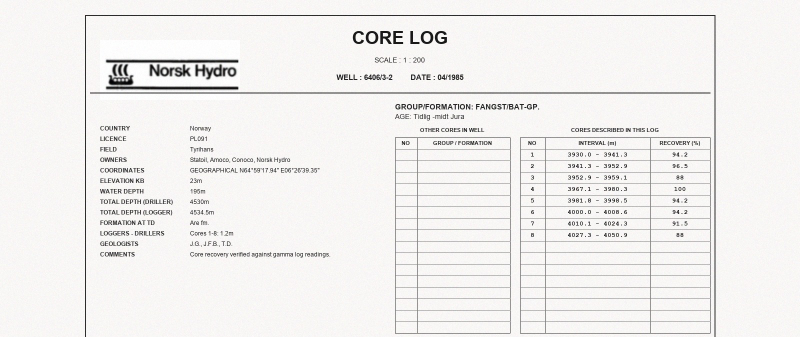
#> input picture crop_symbol_normal_01.png, 1600 x 674 px (shown at 1/2 size)
$ python -i ergon_master_pipeline.py   (imports and definitions only)
#> lines starting #> are read from the running program, lines starting #| are printed output that depends on the picture; after the words box and inside, x2 and y2 are one past the last pixel; in counts of white or black regions, pixels touching at a corner belong together
"""
ergon_master_pipeline.py - Unified Geological Core Log Master Pipeline
======================================================================
The complete, end-to-end generalized processing pipeline combining all
classical Computer Vision algorithms developed for geological well logs.

Zero AI, Zero OCR, 100% Deterministic Classical Computer Vision.

5-STAGE LOGICAL WORKFLOW:
------------------------
  [Input PDF Dossier (1 to 50+ pages)]
                 │
                 ▼
  [STAGE 1: Pre-Normalization & Alignment (Orientation + Deskew)]
  • Brings each page to 0° upright (solves 90°, 180°, 270° rotations).
  • Straightens micro-tilts (-6° to +6°) using safe canvas-expansion deskewing.
                 │
                 ▼
  [STAGE 2: Multi-Page Placement & Spillover Pruning]
  • Evaluates 4-zone pattern on aligned pages (Z1 header, Z2 meta, Z3 table, Z4 symbols).
  • Identifies the Primary Core Log sheet.
  • Margin floor inspection (Y >= 0.78 * H) detects table spillover.
  • Evaluates continuation sheets: KEEPS table overflow, DISCARDS symbol overflow.
  • Prunes all downhole curve tracks and non-essential sheets.
                 │
                 ▼
  [STAGE 3: Adaptive Illumination Normalization]
  • Morphological background dilation (41x41 surface estimation).
  • Local ink contrast subtraction (neutralizes scanner shadows & faded paper).
                 │
                 ▼
  [STAGE 4: Universal Section Cropper (Dual-Engine)]
  • Engine A: Ladder Periodicity (detects open/frameless tables, row pitch ~23px).
  • Engine B: Closed Grid Box Contours (detects enclosed rectangular tables).
  • Determines exact Cut Y coordinate: keeps Header, Metadata, and Core Table;
    completely excludes the SYMBOL INDEX banner and downhole curves below.
                 │
                 ▼
  [STAGE 5: Lossless Compilation & Structured Export]
  • Exports pruned full-page PDF.
  • Exports final cropped data sections PDF.
  • Returns comprehensive metadata dictionary.
"""

import os
import glob
from itertools import groupby
from operator import itemgetter
import cv2
import numpy as np
from PIL import Image
import pymupdf


# =============================================================================
# STAGE 1: ORIENTATION & TILT PRE-NORMALIZATION
# =============================================================================

def normalize_illumination_and_binarize(
    gray: np.ndarray,
    block_size: int = 41,
    contrast_thresh: int = 28,
) -> np.ndarray:
    """
    Normalizes uneven illumination, scanner gradients, and shadows by estimating
    the local paper background surface using morphological dilation and computing
    local ink contrast.

    Returns binary image (ink = 255, paper = 0).
    Robust against heavy shadows, yellowed paper, and faded ink.
    """
    kernel = cv2.getStructuringElement(cv2.MORPH_RECT, (block_size, block_size))
    bg = cv2.morphologyEx(gray, cv2.MORPH_DILATE, kernel)
    diff = cv2.subtract(bg, gray)
    _, bw = cv2.threshold(diff, contrast_thresh, 255, cv2.THRESH_BINARY)
    return bw


def detect_document_orientation(img_bgr: np.ndarray) -> int:
    """
    Detects physical raster orientation angle (0, 90, 180, 270 degrees).
    Uses morphological line axis ratio + Core Log table spatial asymmetry.
    In upright logs, the core table is always in the right half of the page;
    in 180 deg upside-down logs, the table flips to the left half.
    Immune to OCR ambiguities, dense symbol indices, and metadata variations.
    """
    gray = cv2.cvtColor(img_bgr, cv2.COLOR_BGR2GRAY)
    bw = normalize_illumination_and_binarize(gray)
    h, w = bw.shape

    # 1. Axis Detection: Horizontal ruling lines vs. Vertical column dividers
    h_lines = cv2.morphologyEx(bw, cv2.MORPH_OPEN, cv2.getStructuringElement(cv2.MORPH_RECT, (40, 1)))
    v_lines = cv2.morphologyEx(bw, cv2.MORPH_OPEN, cv2.getStructuringElement(cv2.MORPH_RECT, (1, 40)))
    h_px = np.count_nonzero(h_lines)
    v_px = np.count_nonzero(v_lines)
    ratio = h_px / (v_px + 1.0)

    # 2. Decision via Table Spatial Asymmetry
    if ratio > 1.15:
        # Horizontal lines dominate -> 0 deg or 180 deg
        # Upright Core Log has the table in the right half (mid Y 18%-72%)
        mid_roi = h_lines[int(0.18 * h) : int(0.72 * h), :]
        left_table = np.count_nonzero(mid_roi[:, : int(0.50 * w)])
        right_table = np.count_nonzero(mid_roi[:, int(0.50 * w) :])
        return 0 if right_table >= left_table else 180
    elif ratio < 0.85:
        # Vertical lines dominate -> 90 deg (CW) or 270 deg (CCW)
        # Rotated 90 deg CW puts table at bottom; 270 deg CCW puts table at top
        mid_roi = v_lines[:, int(0.18 * w) : int(0.72 * w)]
        top_table = np.count_nonzero(mid_roi[: int(0.50 * h), :])
        bot_table = np.count_nonzero(mid_roi[int(0.50 * h) :, :])
        return 90 if bot_table >= top_table else 270
    else:
        # Fallback: check bold ink weighting
        bold_kernel = cv2.getStructuringElement(cv2.MORPH_RECT, (3, 3))
        bold = cv2.morphologyEx(bw, cv2.MORPH_OPEN, bold_kernel)
        top_bold = np.count_nonzero(bold[: int(h * 0.25), :])
        bot_bold = np.count_nonzero(bold[int(h * 0.75) :, :])
        return 0 if top_bold >= bot_bold else 180


def normalize_orientation(img_bgr: np.ndarray) -> tuple[np.ndarray, int]:
    """
    Rotates image to 100% upright (0 degrees).
    Returns (upright_img, detected_angle).
    """
    angle = detect_document_orientation(img_bgr)
    if angle == 90:
        return cv2.rotate(img_bgr, cv2.ROTATE_90_COUNTERCLOCKWISE), 90
    elif angle == 180:
        return cv2.rotate(img_bgr, cv2.ROTATE_180), 180
    elif angle == 270:
        return cv2.rotate(img_bgr, cv2.ROTATE_90_CLOCKWISE), 270
    return img_bgr, 0


def detect_skew_angle(img_bgr: np.ndarray) -> float:
    """
    Detects statistical tilt angle of horizontal rulings in degrees (-25 to +25 deg).
    """
    gray = cv2.cvtColor(img_bgr, cv2.COLOR_BGR2GRAY)
    edges = cv2.Canny(gray, 50, 150, apertureSize=3)

    lines = cv2.HoughLinesP(
        edges,
        rho=1,
        theta=np.pi / 180,
        threshold=100,
        minLineLength=100,
        maxLineGap=10,
    )
    if lines is None:
        return 0.0

    angles = []
    for l in lines:
        coords = l[0] if len(l.shape) > 1 else l
        x1, y1, x2, y2 = coords[:4]
        angle = np.degrees(np.arctan2(y2 - y1, x2 - x1))
        if -25.0 <= angle <= 25.0:
            angles.append(angle)

    return float(np.median(angles)) if angles else 0.0


def deskew_image(img_bgr: np.ndarray, expand_canvas: bool = True) -> tuple[np.ndarray, float]:
    """
    Straightens tilted document image using canvas expansion to prevent corner clipping.
    """
    angle = detect_skew_angle(img_bgr)
    if abs(angle) < 0.2:
        return img_bgr, 0.0

    h, w = img_bgr.shape[:2]
    center = (w // 2, h // 2)
    M = cv2.getRotationMatrix2D(center, angle, 1.0)

    if expand_canvas:
        cos = np.abs(M[0, 0])
        sin = np.abs(M[0, 1])
        new_w = int((h * sin) + (w * cos))
        new_h = int((h * cos) + (w * sin))
        M[0, 2] += (new_w / 2) - center[0]
        M[1, 2] += (new_h / 2) - center[1]
        straight = cv2.warpAffine(img_bgr, M, (new_w, new_h), borderValue=(255, 255, 255))
    else:
        straight = cv2.warpAffine(img_bgr, M, (w, h), borderValue=(255, 255, 255))

    return straight, angle


def pre_normalize_page(img_bgr: np.ndarray) -> tuple[np.ndarray, int, float]:
    """
    Full Stage 1 Normalization: Corrects orientation and straightens skew.
    Returns (clean_upright_img, rot_angle, skew_angle).
    """
    upright, rot_angle = normalize_orientation(img_bgr)
    straight, skew_angle = deskew_image(upright, expand_canvas=True)
    return straight, rot_angle, skew_angle


# =============================================================================
# STAGE 2: MULTI-PAGE PLACEMENT & SPILLOVER PRUNING
# =============================================================================

# [234 lines left out: functions extract_table_line_features, analyze_page_4zone_layout, locate_and_prune_pages, detect_table_cutoff, not called in this run]


# =============================================================================
# MASTER PIPELINE ORCHESTRATOR
# =============================================================================

class ErgonMasterPipeline:
    """
    Unified Orchestrator: End-to-End Processing of Geological Well Logs.
    """

    def __init__(self, bottom_margin_threshold: float = 0.78, dpi: int = 150):
        self.bottom_margin_threshold = bottom_margin_threshold
        self.dpi = dpi

    # [122 lines left out: function process_pdf, not called in this run]


# =============================================================================
# CLI TEST HARNESS & COMPREHENSIVE VERIFICATION
# =============================================================================

# [36 lines not run here, left out]

>>> import cv2
>>> picture = cv2.imread('crop_symbol_normal_01.png')
#> picture is the input picture: shape (674, 1600, 3); mean B, G, R 237.7, 239, 240.5
>>> result = pre_normalize_page(picture)
#> in normalize_illumination_and_binarize, `diff = cv2.subtract(bg, gray)`:
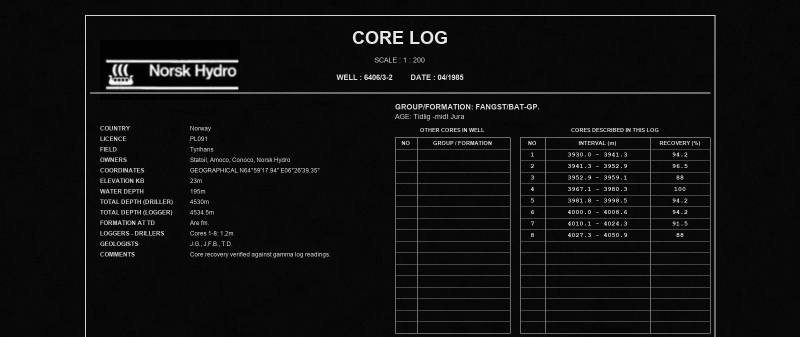
#> diff: shape (674, 1600) (shown at 1/2 size); min 0, max 255, mean 15.4
#> in normalize_illumination_and_binarize, `_, bw = cv2.threshold(diff, contrast_thresh, 255, cv2.THRESH_BINARY)`:
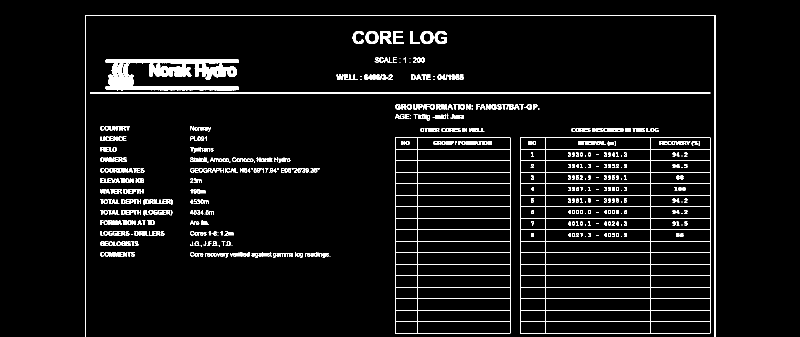
#> bw: shape (674, 1600) (shown at 1/2 size); 5.1% white; 454 white regions (77 under 20 px), largest, box (x1, y1, x2, y2) and area: (211, 118, 478, 181) 9148, (1040, 275, 1421, 667) 8354, (790, 275, 1021, 667) 5280
#> in detect_document_orientation, `h_lines = cv2.morphologyEx(bw, cv2.MORPH_OPEN, cv2.getStructuringEleme..`:
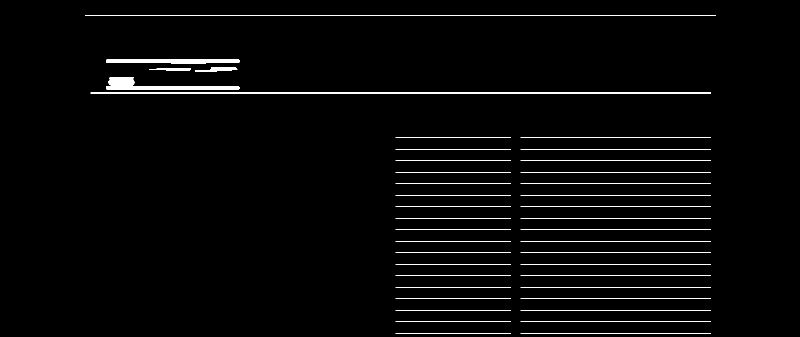
#> h_lines: shape (674, 1600) (shown at 1/2 size); 2% white; 43 white regions, largest, box (x1, y1, x2, y2) and area: (212, 161, 479, 180) 2641, (171, 30, 1432, 32) 2522, (181, 185, 1422, 187) 2482
#> in detect_document_orientation, `v_lines = cv2.morphologyEx(bw, cv2.MORPH_OPEN, cv2.getStructuringEleme..`:
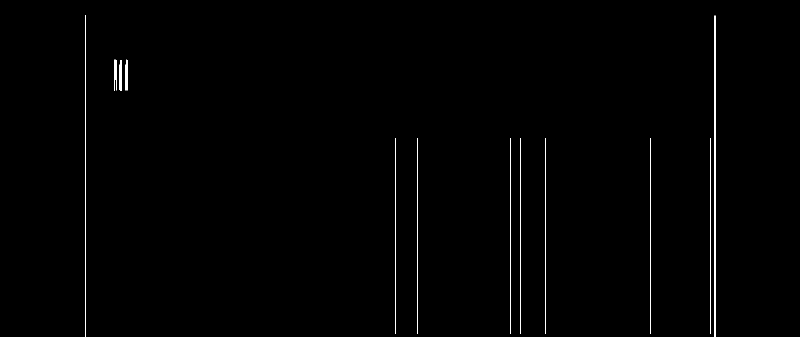
#> v_lines: shape (674, 1600) (shown at 1/2 size); 0.56% white in thin lines or dots, all inside (x1, y1, x2, y2) = (170, 31, 1431, 674)
#> in detect_document_orientation, `h_px = np.count_nonzero(h_lines)`: h_px = 21630
#> in detect_document_orientation, `v_px = np.count_nonzero(v_lines)`: v_px = 6068
#> in detect_document_orientation, `ratio = h_px / (v_px + 1.0)`: ratio = 3.56
#> in detect_document_orientation, `mid_roi = h_lines[int(0.18 * h) : int(0.72 * h), :]`:
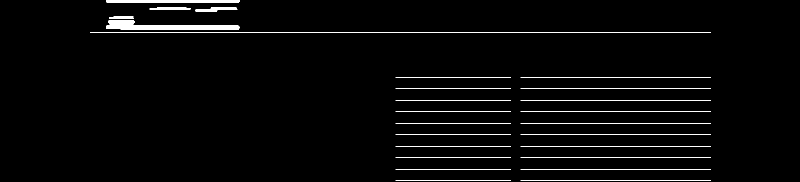
#> mid_roi: shape (364, 1600) (shown at 1/2 size); 2.3% white; 26 white regions, largest, box (x1, y1, x2, y2) and area: (212, 40, 479, 59) 2641, (181, 64, 1422, 66) 2482, (212, 0, 479, 6) 1403
#> in detect_document_orientation, `left_table = np.count_nonzero(mid_roi[:, : int(0.50 * w)])`: left_table = 6406
#> in detect_document_orientation, `right_table = np.count_nonzero(mid_roi[:, int(0.50 * w) :])`: right_table = 7274
#> in normalize_orientation, `angle = detect_document_orientation(img_bgr)`: angle = 0
#> in detect_skew_angle, `edges = cv2.Canny(gray, 50, 150, apertureSize=3)`:
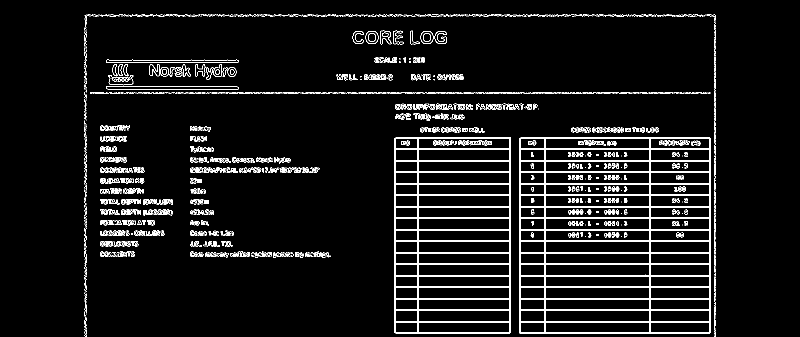
#> edges: shape (674, 1600) (shown at 1/2 size); 5.2% white in thin lines or dots, all inside (x1, y1, x2, y2) = (169, 29, 1432, 674)
#> in detect_skew_angle, `lines = cv2.HoughLinesP( edges, rho=1, theta=np.pi / 180, threshold=10..`: lines = 161 rows, first 6: [1039, 506, 1430, 506], [789, 345, 1021, 345], [789, 343, 1021, 343], [1039, 320, 1429, 320], [1039, 297, 1431, 297], [789, 322, 1021, 322]
#> the loop in detect_skew_angle, `for l in lines:` made 161 passes
#> (x1, y1, x2, y2, angle) on passes 1 to 3: (1039, 506, 1430, 506, 0), (789, 345, 1021, 345, 0), (789, 343, 1021, 343, 0)
#> after the loop in detect_skew_angle, `for l in lines:`: angles = 136 values, max 1.99 at index 128, min -3.98 at index 66, mean -0.186
#> in deskew_image, `angle = detect_skew_angle(img_bgr)`: angle = 0

$ run again, on crop_symbol_normal_11.png
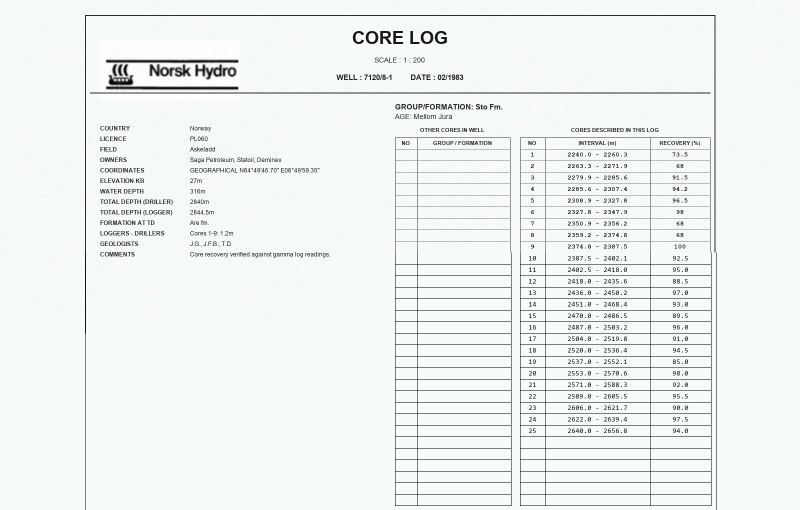
#> input picture crop_symbol_normal_11.png, 1600 x 1019 px (shown at 1/2 size)
#> picture is the input picture: shape (1019, 1600, 3); mean B, G, R 241.1, 242.7, 238.7
#> bw: shape (1019, 1600); 4.5% white in thin lines or dots, all inside (x1, y1, x2, y2) = (170, 30, 1433, 1019)
#> h_lines: shape (1019, 1600); 1.9% white in thin lines or dots, all inside (x1, y1, x2, y2) = (171, 30, 1432, 1012)
#> v_lines: shape (1019, 1600); 0.56% white in thin lines or dots, all inside (x1, y1, x2, y2) = (170, 31, 1433, 1019)
#> h_px = 30342
#> v_px = 9067
#> ratio = 3.35
#> in detect_document_orientation, `mid_roi = h_lines[int(0.18 * h) : int(0.72 * h), :]`:
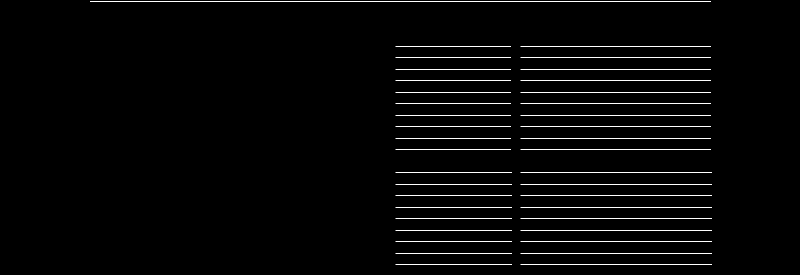
#> mid_roi: shape (550, 1600) (shown at 1/2 size); 1.6% white in thin lines or dots, all inside (x1, y1, x2, y2) = (181, 2, 1424, 530)
#> left_table = 1409
#> right_table = 12737
#> in normalize_orientation, `angle = detect_document_orientation(img_bgr)`: angle = 0
#> in detect_skew_angle, `edges = cv2.Canny(gray, 50, 150, apertureSize=3)`:
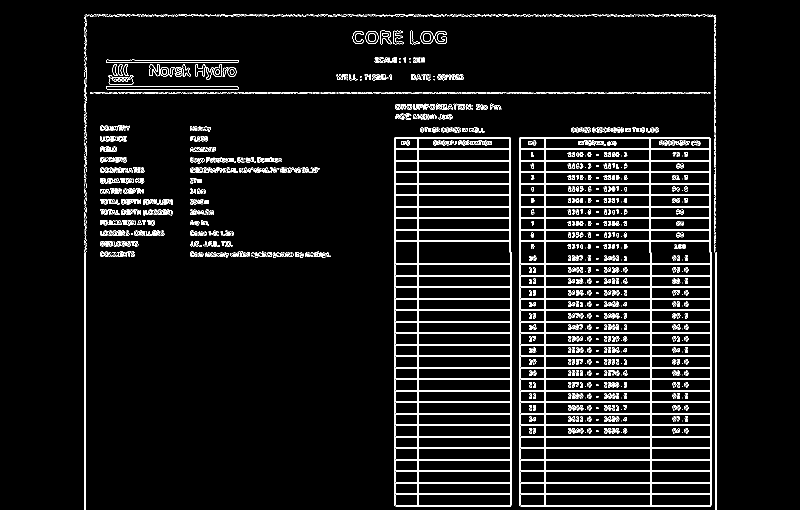
#> edges: shape (1019, 1600) (shown at 1/2 size); 5.4% white in thin lines or dots, all inside (x1, y1, x2, y2) = (169, 29, 1434, 1019)
#> lines = 224 rows, first 6: [789, 322, 1021, 322], [1039, 391, 1430, 391], [1039, 343, 1430, 343], [1039, 621, 1433, 621], [789, 345, 1021, 345], [791, 1012, 791, 274]
#> the loop in detect_skew_angle, `for l in lines:` made 224 passes
#> (x1, y1, x2, y2, angle) on passes 1 to 3: (789, 322, 1021, 322, 0), (1039, 391, 1430, 391, 0), (1039, 343, 1430, 343, 0)
#> after the loop in detect_skew_angle, `for l in lines:`: angles = 168 values, max 1.76 at index 158, min -2.11 at index 117, mean -0.00564
#> in deskew_image, `angle = detect_skew_angle(img_bgr)`: angle = 0

$ run again, on crop_symbol_open_table.png
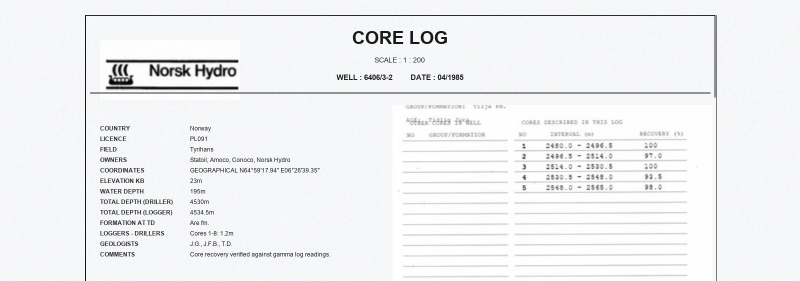
#> input picture crop_symbol_open_table.png, 1600 x 561 px (shown at 1/2 size)
#> picture is the input picture: shape (561, 1600, 3); mean B, G, R 242.2, 241.1, 240.1
#> bw: shape (561, 1600); 6.5% white; 395 white regions (56 under 20 px), largest, box (x1, y1, x2, y2) and area: (211, 118, 478, 181) 9156, (170, 30, 1431, 561) 3906, (180, 185, 1421, 187) 2482
#> h_lines: shape (561, 1600); 3% white; 35 white regions, largest, box (x1, y1, x2, y2) and area: (212, 161, 479, 180) 2641, (171, 30, 1432, 32) 2522, (181, 185, 1422, 187) 2482
#> v_lines: shape (561, 1600); 0.3% white in thin lines or dots, all inside (x1, y1, x2, y2) = (170, 31, 1433, 561)
#> h_px = 27371
#> v_px = 2672
#> ratio = 10.24
#> in detect_document_orientation, `mid_roi = h_lines[int(0.18 * h) : int(0.72 * h), :]`:
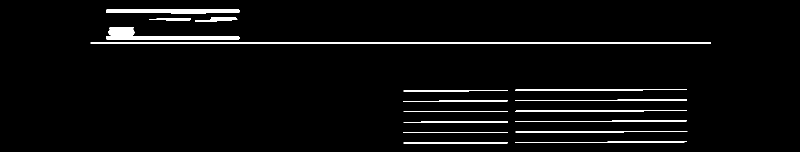
#> mid_roi: shape (303, 1600) (shown at 1/2 size); 3.1% white; 18 white regions, largest, box (x1, y1, x2, y2) and area: (212, 61, 479, 80) 2641, (181, 85, 1422, 87) 2482, (212, 19, 479, 27) 1935
#> left_table = 6848
#> right_table = 8132
#> in normalize_orientation, `angle = detect_document_orientation(img_bgr)`: angle = 0
#> in detect_skew_angle, `edges = cv2.Canny(gray, 50, 150, apertureSize=3)`:
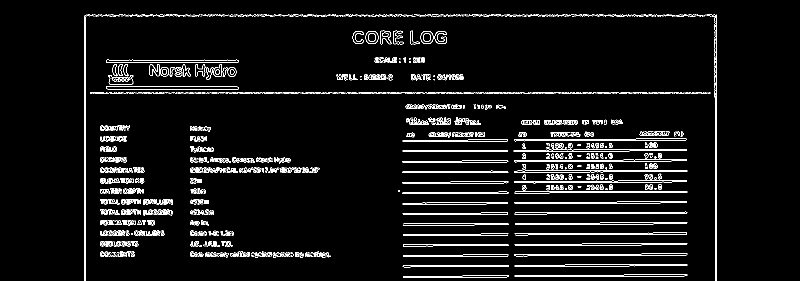
#> edges: shape (561, 1600) (shown at 1/2 size); 4.7% white in thin lines or dots, all inside (x1, y1, x2, y2) = (169, 29, 1434, 561)
#> lines = 150 rows, first 6: [437, 184, 1155, 184], [169, 32, 403, 32], [1312, 186, 1433, 186], [169, 560, 169, 31], [628, 30, 824, 30], [171, 560, 171, 30]
#> the loop in detect_skew_angle, `for l in lines:` made 150 passes
#> (x1, y1, x2, y2, angle) on passes 1 to 8: (437, 184, 1155, 184, 0), (169, 32, 403, 32, 0), (1312, 186, 1433, 186, 0), (169, 560, 169, 31, -90), (628, 30, 824, 30, 0), (171, 560, 171, 30, -90), (1433, 560, 1433, 30, -90), (238, 29, 354, 29, 0)
#> after the loop in detect_skew_angle, `for l in lines:`: angles = 146 values, max 2.06 at index 109, min -1.24 at index 93, mean 0.0771
#> in deskew_image, `angle = detect_skew_angle(img_bgr)`: angle = 0
